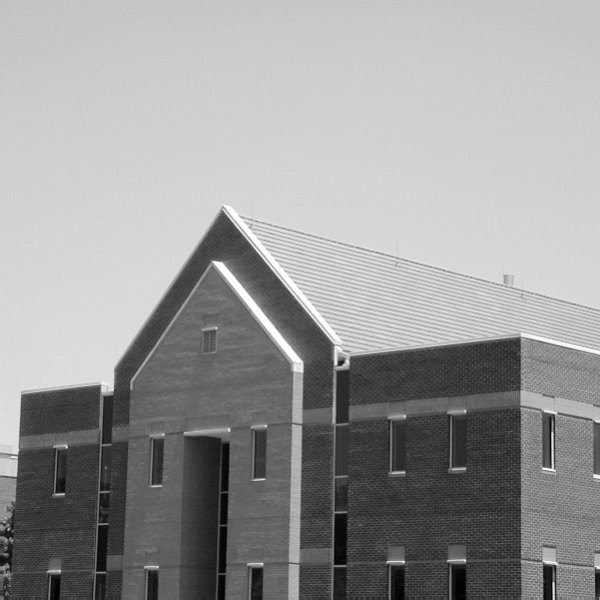
%> input picture 实验九/room.tif, 600 x 600 px
$ octave tuxiang9d.m   (GNU Octave 9; MATLAB toolbox functions it lacks are replaced by stand-ins)
%> lines starting %> are read from the running program, lines starting %| are printed output that depends on the picture
f=imread('room.tif');
%> f is the input picture: size 600x600 uint8; min 0, max 255, mean 152.9
f=imnoise(f,'gauss',0);
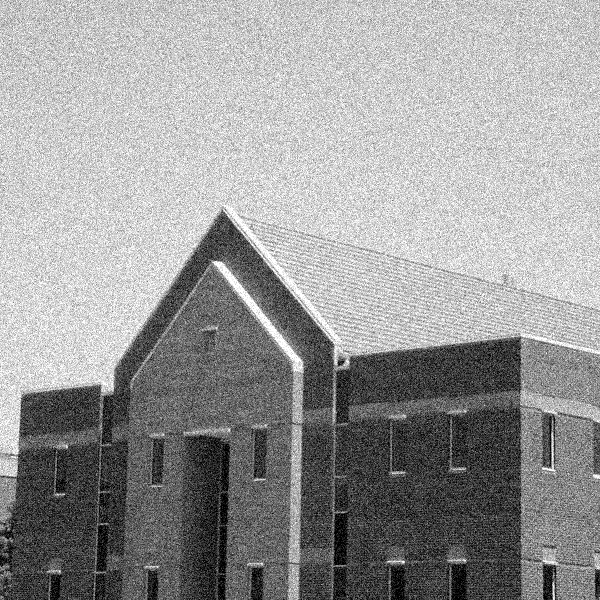
%> f: size 600x600 uint8; min 0, max 255, mean 152.7
[gv,t1]=edge(f,'prewitt','vertical');%使用edge函数对图像f提取垂直的边缘
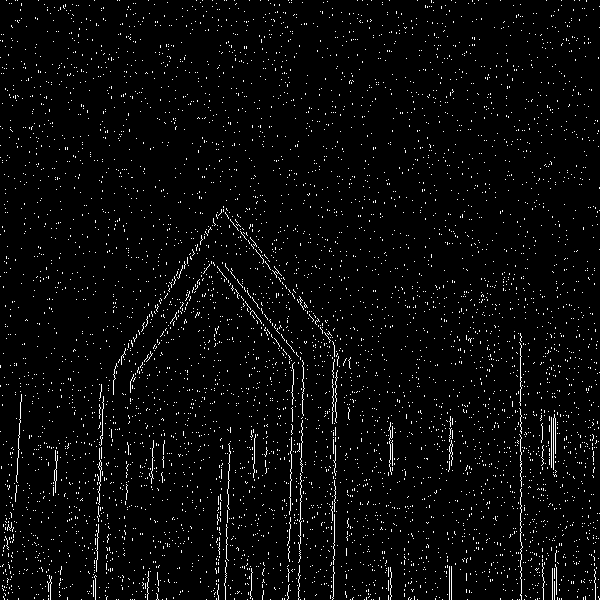
%> gv: size 600x600 logical; 3.2% white in thin lines or dots
%> t1 = 0.0937
imshow(gv)
[gb,t2]=edge(f,'prewitt','horizontal');%使用edge函数对图像f提取水平的边缘
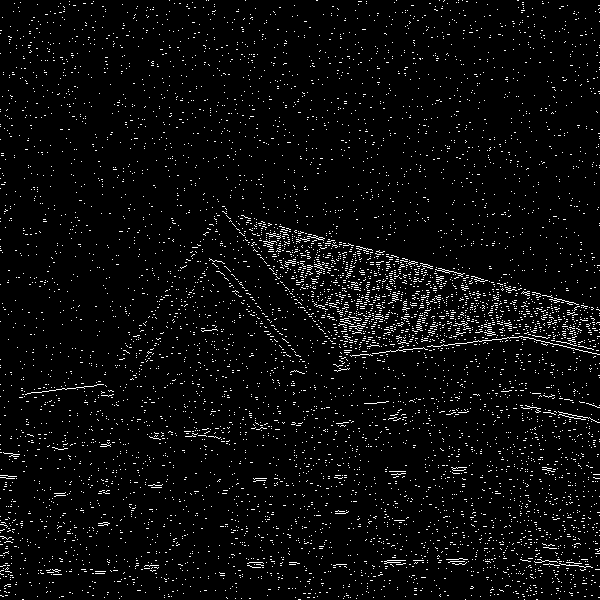
%> gb: size 600x600 logical; 3.9% white in thin lines or dots
%> t2 = 0.0943
figure,imshow(gb)
w45=[-2 -1 0;-1 0 1;0 1 2];%指定模版使用imfilter计算45度方向的边缘
g45=imfilter(double(f),w45,'replicate');
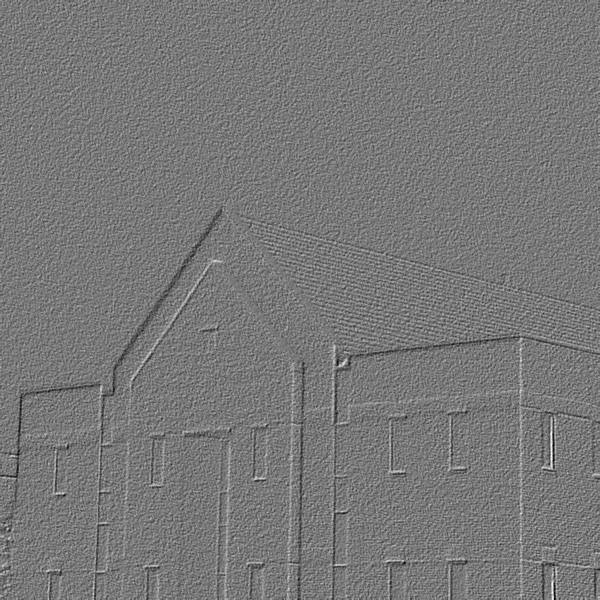
%> g45: size 600x600 double; min -680, max 756, mean -1.4; drawn with min black and max white
T=0.3*max(abs(g45(:)));  %设定阈值
%> T = 226.8
g45=g45>=T;           %进行阈值处理
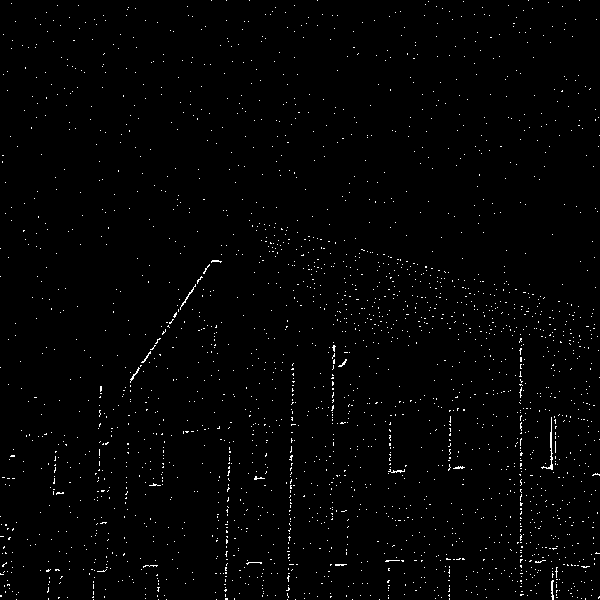
%> g45: size 600x600 logical; 1.2% white in thin lines or dots
figure,imshow(g45);
